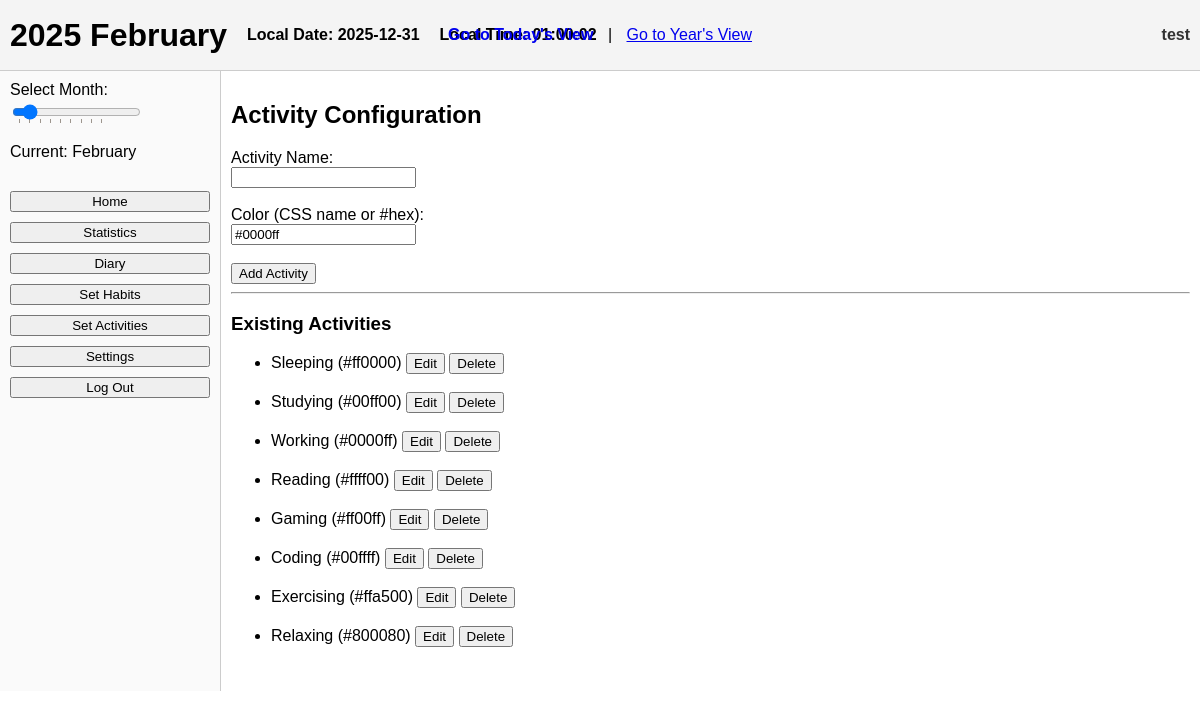
Page /activities/2025/2/ (signed in) on the committed database.
### authapp/models.py (models this page shows, shortened)
class CustomUser(AbstractUser):
    username = models.CharField(
        _('username'),
        max_length=12,
        unique=True,
        help_text=_('Required. 3-12 characters. Letters and digits only.'),
        validators=[
            RegexValidator(
                regex=r'^[A-Za-z0-9]+$',
                message=_('Username can only contain letters and digits.')
            ),
            MinLengthValidator(3, _('Username must have at least 3 characters.')),
            MaxLengthValidator(12, _('Username cannot exceed 12 characters.')),
        ],
        error_messages={
            'unique': _("This username is already taken."),
        },
    )
    first_name = None
    last_name = None
    GENDER_CHOICES = [
        (1, 'Male'),
        (2, 'Female'),
    ]
    preferred_name = models.CharField(max_length=100, blank=True)
    b_day = models.DateField(null=True, blank=True)
    gender = models.IntegerField(choices=GENDER_CHOICES, null=True, blank=True)

### mainpage/models.py (models this page shows, shortened)
class ActivityMapping(models.Model):
    user_id = models.IntegerField()
    name = models.CharField(max_length=100)
    color = models.CharField(max_length=50, default="#000000")
    year = models.IntegerField()
    month = models.IntegerField()
    class Meta:
        unique_together = ("user_id", "name", "year", "month")  # Optional: prevent duplicates in same month

### mainpage/views.py (the view, shortened to what this page needs)
# urls.py: path('activities/<int:year>/<int:month>/', activity_config_view, name='activity_config_view'),
@login_required
def activity_config_view(request, year, month):
    edit_activity = None
    if request.method == 'GET':
        edit_id = request.GET.get('edit_id')
        if edit_id:
            edit_activity = ActivityMapping.objects.filter(
                user_id=request.user.id, id=edit_id, year=year, month=month
            ).first()
    activities = ActivityMapping.objects.filter(
        user_id=request.user.id, year=year, month=month
    ).order_by('id')
    return render(request, 'mainpage/activity_config.html', {
        'activities': activities,
        'edit_activity': edit_activity,
        'year': year,
        'month': month,
        "current_view": "activity_config_view",
    })

### mainpage/templates/mainpage/activity_config.html (shortened to what this page needs)
{% extends "mainpage/base_month.html" %}
{% load static %}
{% block content %}
<h2>Activity Configuration</h2>
<form method="POST" action="{% url 'activity_config_view' year month %}">
  {% if edit_activity %}
    <input type="hidden" name="action" value="update" />
    <input type="hidden" name="activity_id" value="{{ edit_activity.id }}" />
    <label for="name">Activity Name:</label><br/>
    <input type="text" name="name" required maxlength="15" value="{{ edit_activity.name }}"><br/><br/>
    <label for="color">Color (CSS name or #hex):</label><br/>
    <input type="text" name="color" required value="{{ edit_activity.color }}"><br/><br/>
    <button type="submit">Update Activity</button>
  {% else %}
    <label for="name">Activity Name:</label><br/>
    <input type="text" name="name" required maxlength="15"><br/><br/>
    <label for="color">Color (CSS name or #hex):</label><br/>
    <input type="text" name="color" value="#0000ff" required><br/><br/>
    <button type="submit">Add Activity</button>
  {% endif %}
</form>
<hr/>
<h3>Existing Activities</h3>
<ul>
  {% for act in activities %}
    <li>
      {{ act.name }} ({{ act.color }})
      <form method="GET" action="{% url 'activity_config_view' year month %}" style="display:inline;">
        <button type="submit">Edit</button>
      </form>
      <form method="POST" action="{% url 'activity_config_view' year month %}" style="display:inline;">
        <button type="submit">Delete</button>
      </form>
    </li><br>
  {% endfor %}
</ul>
{% endblock %}

### mainpage/templates/mainpage/base_month.html (shortened to what this page needs)
{% load static %}
<!DOCTYPE html>
<html lang="en">
<head>
  <link rel="stylesheet" href="{% static 'mainpage/css/monthly.css' %}">
</head>
<body>
  <header class="main-header">
    <div class="header-left">
      <h1 id="currentMonth" data-year="{{ year }}" data-month="{{ month }}">
      </h1>
      <p id="local-date" style="font-weight:bold;">Date: --</p>
      <p id="local-time" style="font-weight:bold;">Time: --:--:--</p>
    </div>
    <div class="center-nav">
      <a id="log-today-link" href="#">Go to Today's View</a>
      <span style="margin: 0 10px;">|</span>
      <a id="log-year-link" href="{% url 'year_statistics' year=year %}">Go to Year's View</a>
    </div>
    <div class="header-right">
      <span class="username">{{ user.username }}</span>
    </div>
  </header>
  <div class="content-container">
    <nav class="navbar">
      <label for="monthSlider">Select Month:</label>
      <input
        type="range"
        id="monthSlider"
        name="monthSlider"
        min="1"
        max="12"
        step="1"
        value="{{ month }}"
        data-view="{{ current_view }}"
        list="monthTickmarks"
      />
      <p id="sliderMonthLabel">Current: --</p>
      <div class="menu-buttons">
        <button onclick="window.location.href='{% url 'main_page' %}'">Home</button>
        {% if month %}
          <button onclick="window.location.href='{% url 'month_view' year=year month=month %}'">Statistics</button>
          <button onclick="window.location.href='{% url 'diary_view' year=year month=month %}'">Diary</button>
          <button onclick="window.location.href='{% url 'set_habits' year=year month=month %}'">Set Habits</button>
          <button onclick="window.location.href='{% url 'activity_config_view' year=year month=month %}'">Set Activities</button>
        {% endif %}
        <button onclick="window.location.href='{% url 'settings' %}'">Settings</button>
        <button onclick="window.location.href='{% url 'logout' %}'">Log Out</button>
      </div>
    </nav>
    <main class="main-content">
      {% block content %}{% endblock %}
    </main>
  </div>
</body>
</html>

### mainpage/static/mainpage/css/monthly.css (style rules this page uses)
body { margin: 0; font-family: Arial, sans-serif; }
header { background-color: #f4f4f4; padding: 10px; display: flex; align-items: center; justify-content: space-between; border-bottom: 1px solid #ccc; }
.main-header { background-color: #f4f4f4; padding: 10px; display: flex; align-items: center; justify-content: space-between; border-bottom: 1px solid #ccc; position: relative; height: 50px; flex-wrap: nowrap; }
.header-left { display: flex; align-items: center; gap: 20px; }
.center-nav { position: absolute; left: 50%; transform: translateX(-50%); line-height: 50px; }
.header-right { display: flex; align-items: center; gap: 10px; }
#log-today-link { font-weight: bold; text-decoration: none; }
.username { font-weight: bold; color: #333; }
.content-container { display: flex; flex-direction: row; }
.navbar { width: 200px; border-right: 1px solid #ccc; padding: 10px; background-color: #fafafa; }
.menu-buttons { margin-top: 30px; }
.menu-buttons button { display: block; margin-bottom: 10px; width: 100%; }
.main-content { flex: 1; overflow-y: auto; padding: 10px; }

### rows in the picture
CustomUser: username "test"
ActivityMapping: name "Sleeping", color "#ff0000"
ActivityMapping: name "Studying", color "#00ff00"
ActivityMapping: name "Working", color "#0000ff"
ActivityMapping: name "Reading", color "#ffff00"
ActivityMapping: name "Gaming", color "#ff00ff"
ActivityMapping: name "Coding", color "#00ffff"
ActivityMapping: name "Exercising", color "#ffa500"
ActivityMapping: name "Relaxing", color "#800080"
